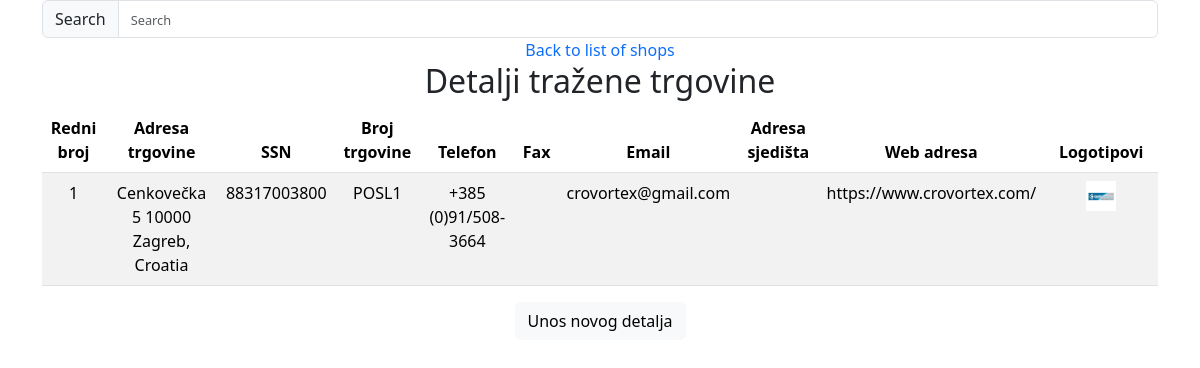
The app's page /shop_detail.php?shop_name=Crovortex, obrt za trgovinu with its own data.
### tables this page shows
CREATE TABLE `shop_detail` (
  `id` int(11) NOT NULL,
  `shop_name` varchar(255) DEFAULT NULL,
  `address` varchar(255) DEFAULT NULL,
  `ssn` varchar(11) DEFAULT NULL,
  `shop number` varchar(255) DEFAULT NULL,
  `telephone` varchar(255) DEFAULT NULL,
  `fax` varchar(255) DEFAULT NULL,
  `email` varchar(255) DEFAULT NULL,
  `hq_address` varchar(255) DEFAULT NULL,
  `web_page` varchar(255) DEFAULT NULL
);

CREATE TABLE `shop_logo` (
  `id` int(11) NOT NULL,
  `shop_name` varchar(255) NOT NULL,
  `logo1_url` varchar(255) NOT NULL,
  `logo2_url` varchar(255) NOT NULL
);

### dbconn.php (called while the page is built, shortened)
<?php
class DatabaseConnection{
    public $dbconn;
    public function setDbconn( $dbconn) {$this->dbconn = $dbconn;}
	public function getDbconn() {return $this->dbconn;}
}
?>

### shop.php (called while the page is built, shortened)
<?php
include("dbconn.php");
class Shop{
    public $shop_name;
    function __construct($shop_name)
    {
        $this->shop_name=$shop_name;
    }
    function get_shop_name(){
        return $this->shop_name;
    }
    function __destruct()
    {
        $this->shop_name="";
    }
}
?>

### shop_details.php (the view, shortened to what this page needs)
<?php
include("shop.php");
class ShopDetails extends Shop{
private $id;
 public $address;
 private $ssn;
 public $shop_number;
 public $telephone;
 public $fax;
 public $email;
 public $hq_address;
 public $web_page;
 function __construct($id,$shop_name,$address,$ssn,$shop_number,$telephone,$fax,$email,$hq_address,$web_page)
 {
    $this->id=$id;
     $this->address=$address;
     $this->ssn=$ssn;
     $this->shop_number=$shop_number;
     $this->telephone=$telephone;
     $this->fax=$fax;
     $this->email=$email;
     $this->hq_address=$hq_address;
     $this->web_page=$web_page;
 }
 function __destruct()
    {
        $this->address="";
        $this->ssn="";
        $this->shop_number="";
        $this->telephone="";
        $this->fax="";
        $this->email="";
        $this->hq_address="";
        $this->web_page="";
    }
public function getAddress() {return $this->address;}
	public function getSsn() {return $this->ssn;}
	public function getShopNumber() {return $this->shop_number;}
	public function getTelephone() {return $this->telephone;}
	public function getFax() {return $this->fax;}
	public function getEmail() {return $this->email;}
	public function getHqAddress() {return $this->hq_address;}
	public function getWebPage() {return $this->web_page;}
   public function getId() {return $this->id;}
public function setId( $id): void {$this->id = $id++;}
	public function print_table_data(){
        echo "<td>".$this->getId()."</td>";
		echo "<td>".$this->getAddress()."</td>";
        echo "<td>".$this->getSsn()."</td>";
        echo "<td>".$this->getShopNumber()."</td>";
        echo "<td>".$this->getTelephone()."</td>";
        echo "<td>".$this->getFax()."</td>";
        echo "<td>".$this->getEmail()."</td>";
        echo "<td>".$this->getHqAddress()."</td>";
        echo "<td>".$this->getWebPage()."</td>";
    }
}
?>

### functions.php (shortened to what this page needs)
<?php
include("shop_details.php");
function print_shop_details($shop_name)
{
  if (isset($_GET['shop_name'])) {
    include("shop_logo.php");
    $shop = new Shop($shop_name);
    $connection = new DatabaseConnection("localhost", "root", "", "bills", "utf8");
    $connection->connectToDatabase();
    $sql = "SELECT * FROM shop_detail WHERE shop_name='" . $shop->get_shop_name() . "'";
    $query = mysqli_query($connection->getDbconn(), $sql);
    $sql2 = "SELECT * FROM shop_logo WHERE shop_name='" . $shop->get_shop_name() . "'";
    $exe_q = mysqli_query($connection->getDbconn(), $sql2);
    $id = 0;
    echo "<h2>Detalji tražene trgovine</h2>";
    echo "<table class='table table-striped'>";
    echo "<thead><tr><th scope='col'>Redni broj</th><th scope='col'>Adresa trgovine</th><th scope='col'>SSN</th><th scope='col'>Broj trgovine</th><th scope='col'>Telefon</th><th scope='col'>Fax</th>
    <th scope='col'>Email</th>
    <th scope='col'>Adresa sjedišta</th>
    <th scope='col'>Web adresa</th>
    <th scope='col'>Logotipovi</th>
    </tr></thead>";
    echo "<tbody>";
    while ($res = mysqli_fetch_array($query)) {
      echo "<tr>";
      $id++;
      $details = new ShopDetails($id, $shop_name, $res['address'], $res['ssn'], $res['shop number'], $res['telephone'], $res['fax'], $res['email'], $res['hq_address'], $res['web_page']);
      $details->print_table_data();
      while ($res2 = mysqli_fetch_array($exe_q)) {
        $logo = new Shop_Logo($shop_name, $res2['logo1_url'], $res2['logo2_url']);
        $logo->print_logo();
      }
      echo "</tr>";
    }
    echo "</tbody>";
    echo "</table>";
    echo "<p><form method='post'><button class='btn btn-light' name='innsd'>Unos novog detalja</button></form>";
  } else {
    print_navigation();
  }
}

### shop_logo.php (shortened to what this page needs)
<?php
class Shop_Logo extends Shop{
    public $logo1_url;
    public function __construct($shop_name ,$logo1_url,  $logo2_url){
        $this->shop_name=$shop_name;
        $this->logo1_url = $logo1_url;
        $this->logo2_url = $logo2_url;}
	public function getLogo1Url() {return $this->logo1_url;}
	function print_logo(){
       $sn=$this->get_shop_name();
        echo "<td><img src='".$this->getLogo1Url()."' alt='".$sn."' class='logo'></td>";
    }
}
?>

### bills.css (style rules this page uses)
.logo { width: 30%; height: 30%; }

### records on screen
shop_detail: address "Cenkovečka 5 10000 Zagreb, Croatia", ssn "88317003800", shop number "POSL1", telephone "+385 (0)91/508-3664", email "crovortex@gmail.com", web_page "https://www.crovortex.com/"
shop_logo: logo1_url (picture)
